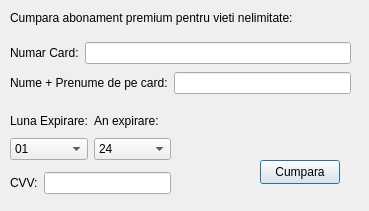
<?xml version="1.0" encoding="UTF-8"?>
<ui version="4.0">
 <class>PaymentDialog</class>
 <widget class="QDialog" name="PaymentDialog">
  <property name="geometry">
   <rect>
    <x>0</x>
    <y>0</y>
    <width>369</width>
    <height>211</height>
   </rect>
  </property>
  <property name="windowTitle">
   <string>Dialog</string>
  </property>
  <widget class="QLabel" name="label">
   <property name="geometry">
    <rect>
     <x>10</x>
     <y>10</y>
     <width>301</width>
     <height>16</height>
    </rect>
   </property>
   <property name="text">
    <string>Cumpara abonament premium pentru vieti nelimitate:</string>
   </property>
  </widget>
  <widget class="QPushButton" name="btnCumpara">
   <property name="geometry">
    <rect>
     <x>260</x>
     <y>160</y>
     <width>80</width>
     <height>24</height>
    </rect>
   </property>
   <property name="text">
    <string>Cumpara</string>
   </property>
  </widget>
  <widget class="QWidget" name="">
   <property name="geometry">
    <rect>
     <x>10</x>
     <y>40</y>
     <width>341</width>
     <height>26</height>
    </rect>
   </property>
   <layout class="QHBoxLayout" name="horizontalLayout">
    <item>
     <widget class="QLabel" name="label_2">
      <property name="text">
       <string>Numar Card:</string>
      </property>
     </widget>
    </item>
    <item>
     <widget class="QLineEdit" name="imputNrCard"/>
    </item>
   </layout>
  </widget>
  <widget class="QWidget" name="">
   <property name="geometry">
    <rect>
     <x>10</x>
     <y>70</y>
     <width>341</width>
     <height>26</height>
    </rect>
   </property>
   <layout class="QHBoxLayout" name="horizontalLayout_2">
    <item>
     <widget class="QLabel" name="label_3">
      <property name="text">
       <string>Nume + Prenume de pe card:</string>
      </property>
     </widget>
    </item>
    <item>
     <widget class="QLineEdit" name="imputNume"/>
    </item>
   </layout>
  </widget>
  <widget class="QWidget" name="">
   <property name="geometry">
    <rect>
     <x>10</x>
     <y>170</y>
     <width>161</width>
     <height>26</height>
    </rect>
   </property>
   <layout class="QHBoxLayout" name="horizontalLayout_3">
    <item>
     <widget class="QLabel" name="label_6">
      <property name="text">
       <string>CVV:</string>
      </property>
     </widget>
    </item>
    <item>
     <widget class="QLineEdit" name="imputCVV"/>
    </item>
   </layout>
  </widget>
  <widget class="QWidget" name="">
   <property name="geometry">
    <rect>
     <x>10</x>
     <y>110</y>
     <width>161</width>
     <height>50</height>
    </rect>
   </property>
   <layout class="QHBoxLayout" name="horizontalLayout_4">
    <item>
     <layout class="QVBoxLayout" name="verticalLayout_2">
      <item>
       <widget class="QLabel" name="label_5">
        <property name="text">
         <string>Luna Expirare:</string>
        </property>
       </widget>
      </item>
      <item>
       <widget class="QComboBox" name="imputLunaExp">
        <item>
         <property name="text">
          <string>01</string>
         </property>
        </item>
        <item>
         <property name="text">
          <string>02</string>
         </property>
        </item>
        <item>
         <property name="text">
          <string>03</string>
         </property>
        </item>
        <item>
         <property name="text">
          <string>04</string>
         </property>
        </item>
        <item>
         <property name="text">
          <string>05</string>
         </property>
        </item>
        <item>
         <property name="text">
          <string>06</string>
         </property>
        </item>
        <item>
         <property name="text">
          <string>07</string>
         </property>
        </item>
        <item>
         <property name="text">
          <string>08</string>
         </property>
        </item>
        <item>
         <property name="text">
          <string>09</string>
         </property>
        </item>
        <item>
         <property name="text">
          <string>10</string>
         </property>
        </item>
        <item>
         <property name="text">
          <string>11</string>
         </property>
        </item>
        <item>
         <property name="text">
          <string>12</string>
         </property>
        </item>
       </widget>
      </item>
     </layout>
    </item>
    <item>
     <layout class="QVBoxLayout" name="verticalLayout">
      <item>
       <widget class="QLabel" name="label_4">
        <property name="text">
         <string>An expirare:</string>
        </property>
       </widget>
      </item>
      <item>
       <widget class="QComboBox" name="imputAnExp">
        <item>
         <property name="text">
          <string>24</string>
         </property>
        </item>
        <item>
         <property name="text">
          <string>25</string>
         </property>
        </item>
        <item>
         <property name="text">
          <string>26</string>
         </property>
        </item>
        <item>
         <property name="text">
          <string>27</string>
         </property>
        </item>
        <item>
         <property name="text">
          <string>28</string>
         </property>
        </item>
        <item>
         <property name="text">
          <string>29</string>
         </property>
        </item>
        <item>
         <property name="text">
          <string>30</string>
         </property>
        </item>
        <item>
         <property name="text">
          <string>31</string>
         </property>
        </item>
        <item>
         <property name="text">
          <string>32</string>
         </property>
        </item>
        <item>
         <property name="text">
          <string>33</string>
         </property>
        </item>
        <item>
         <property name="text">
          <string>34</string>
         </property>
        </item>
        <item>
         <property name="text">
          <string>35</string>
         </property>
        </item>
        <item>
         <property name="text">
          <string>36</string>
         </property>
        </item>
       </widget>
      </item>
     </layout>
    </item>
   </layout>
  </widget>
 </widget>
 <resources/>
 <connections/>
</ui>
